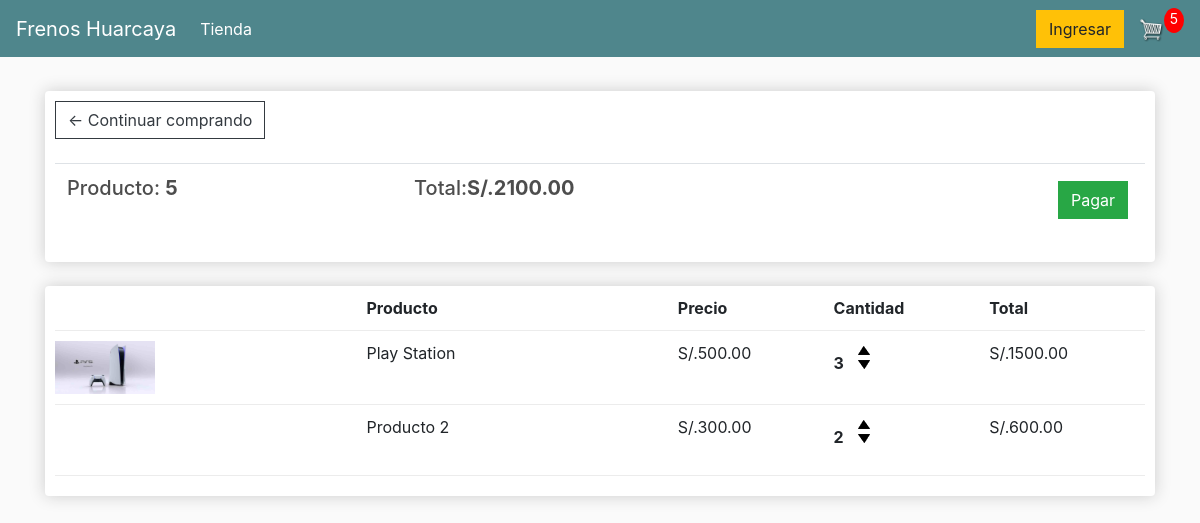
/cart/ (signed in), run on an earlier commit of the app's database.
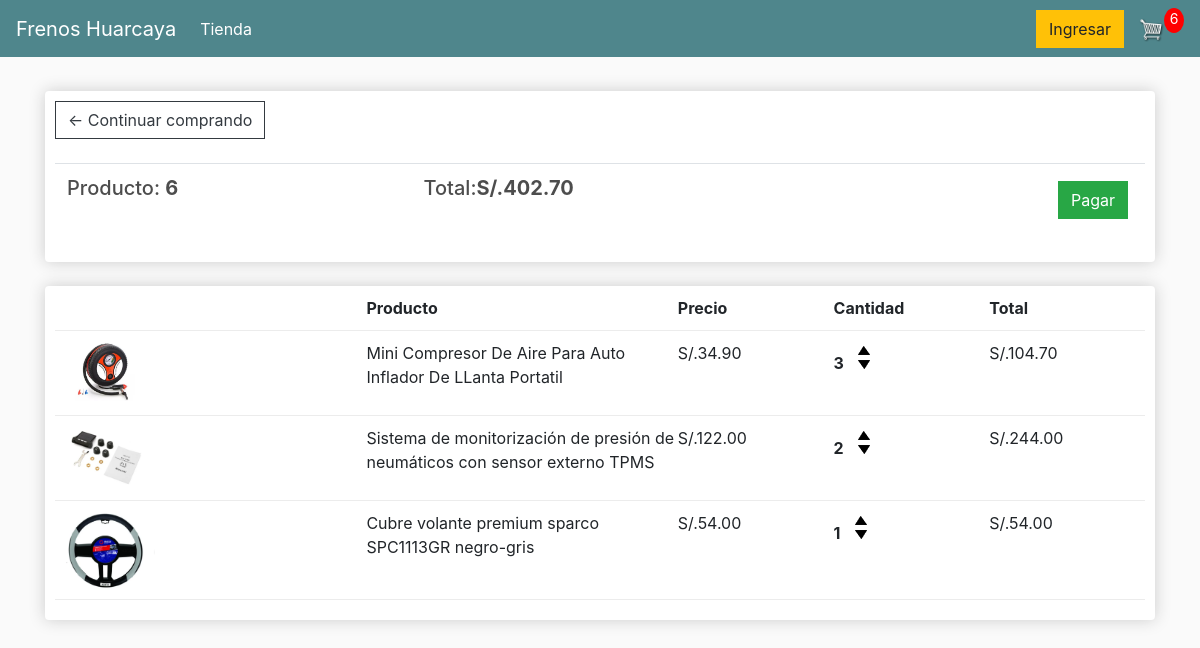
And on a later commit of the database.
### store/models.py (models this page shows, shortened)
class Order(models.Model):
	customer = models.ForeignKey(Customer, on_delete=models.SET_NULL, null=True, blank=True)
	date_ordered = models.DateTimeField(auto_now_add=True)
	complete = models.BooleanField(default=False)
	transaction_id = models.CharField(max_length=100, null=True)
	@property
	def get_cart_total(self):
		orderitems = self.orderitem_set.all()
		total = sum([item.get_total for item in orderitems])
		return total
	@property
	def get_cart_items(self):
		orderitems = self.orderitem_set.all()
		total = sum([item.quantity for item in orderitems])
		return total

class OrderItem(models.Model):
	product = models.ForeignKey(Product, on_delete=models.SET_NULL, null=True)
	order = models.ForeignKey(Order, on_delete=models.SET_NULL, null=True)
	quantity = models.IntegerField(default=0, null=True, blank=True)
	date_added = models.DateTimeField(auto_now_add=True)
	@property
	def get_total(self):
		total = self.product.price * self.quantity
		return total

class Product(models.Model):
	name = models.CharField(max_length=200)
	price = models.FloatField()
	digital = models.BooleanField(default=False,null=True, blank=True)
	image = models.ImageField(null=True, blank=True)
	@property
	def imageURL(self):
		try:
			url = self.image.url
		except:
			url = ''
		return url

### store/views.py (the view)
# urls.py: path('cart/', views.cart, name="cart"),
def cart(request):
	data = cartData(request)
	cartItems = data['cartItems']
	order = data['order']
	items = data['items']
	context = {'items':items, 'order':order, 'cartItems':cartItems}
	return render(request, 'store/cart.html', context)

### store/utils.py (called while the page is built)
def cartData(request):
	if request.user.is_authenticated:
		customer = request.user.customer
		order, created = Order.objects.get_or_create(customer=customer, complete=False)
		items = order.orderitem_set.all()
		cartItems = order.get_cart_items
	else:
		cookieData = cookieCart(request)
		cartItems = cookieData['cartItems']
		order = cookieData['order']
		items = cookieData['items']
	return {'cartItems':cartItems ,'order':order, 'items':items}

### store/templates/store/cart.html
{% extends 'store/main.html' %}
{% load static %}
{% block content %}
	<div class="row">
		<div class="col-lg-12">
			<div class="box-element">
				<a  class="btn btn-outline-dark" href="{% url 'store' %}">&#x2190; Continuar comprando</a>
				<br>
				<br>
				<table class="table">
					<tr>
						<th><h5>Producto: <strong>{{order.get_cart_items}}</strong></h5></th>
						<th><h5>Total:<strong>S/.{{order.get_cart_total|floatformat:2}}</strong></h5></th>
						<th>
							<a  style="float:right; margin:5px;" class="btn btn-success" href="{% url 'checkout' %}">Pagar</a>
						</th>
					</tr>
				</table>
			</div>
			<br>
			<div class="box-element">
				<div class="cart-row">
					<div style="flex:2"></div>
					<div style="flex:2"><strong>Producto</strong></div>
					<div style="flex:1"><strong>Precio</strong></div>
					<div style="flex:1"><strong>Cantidad</strong></div>
					<div style="flex:1"><strong>Total</strong></div>
				</div>
				{% for item in items %}
				<div class="cart-row">
					<div style="flex:2"><img class="row-image" src="{{item.product.imageURL}}"></div>
					<div style="flex:2"><p>{{item.product.name}}</p></div>
					<div style="flex:1"><p>S/.{{item.product.price|floatformat:2}}</p></div>
					<div style="flex:1">
						<p class="quantity">{{item.quantity}}</p>
						<div class="quantity">
							<img data-product="{{item.product.id}}" data-action="add" class="chg-quantity update-cart" src="{% static  'images/arrow-up.png' %}">
							<img data-product="{{item.product.id}}" data-action="remove" class="chg-quantity update-cart" src="{% static  'images/arrow-down.png' %}">
						</div>
					</div>
					<div style="flex:1"><p>S/.{{item.get_total|floatformat:2}}</p></div>
				</div>
				{% endfor %}
			</div>
		</div>
	</div>
{% endblock content %}

### store/templates/store/main.html (shortened to what this page needs)
<!DOCTYPE html>
{% load static %}
<html>
<head>
	<link rel="stylesheet" href="https://stackpath.bootstrapcdn.com/bootstrap/4.4.1/css/bootstrap.min.css">
	<link rel="stylesheet" type="text/css" href="{% static 'css/main.css' %}">
</head>
<body>
	<nav class="navbar navbar-expand-lg navbar-dark bg-dark">
	  <a class="navbar-brand" href="{% url 'store' %}">Frenos Huarcaya</a>
	  <div class="collapse navbar-collapse" id="navbarSupportedContent">
	    <ul class="navbar-nav mr-auto">
	      <li class="nav-item active">
	        <a class="nav-link" href="{% url 'store' %}">Tienda <span class="sr-only">(current)</span></a>
	      </li>
	    </ul>
	    <div class="form-inline my-2 my-lg-0">
	     	<a href="#"class="btn btn-warning">Ingresar</a>
	     	<a href="{% url 'cart' %}">
	    		<img  id="cart-icon" src="{% static 'images/cart.png' %}">
	    	</a>
	    	<p id="cart-total">{{cartItems}}</p>
	    </div>
	  </div>
	</nav>
     <div class="container">
            <br>
            {% block content %}
            {% endblock content %}
         </div>
</body>
</html>

### static/css/main.css (style rules this page uses)
body { background-color: hsl(0, 0%, 98%); }
h1,h2,h3,h4,h5,h6 { color:hsl(0, 0%, 30%); }
.box-element { box-shadow:hsl(0, 0%, 80%) 0 0 16px; background-color: #fff; border-radius: 4px; padding: 10px; }
.bg-dark { background-color: #4f868c!important; }
#cart-icon { width:25px; display: inline-block; margin-left: 15px; }
#cart-total { display: block; text-align: center; color:#fff; background-color: red; width: 20px; height: 25px; border-radius: 50%; font-size: 14px; }
.col-lg-4, .col-lg-6, .col-lg-8, .col-lg-12 { margin-top: 10px; }
.btn { border-radius: 0; }
.row-image { width: 100px; }
.cart-row { display: flex; align-items: flex-stretch; padding-bottom: 10px; margin-bottom: 10px; border-bottom: 1px solid #ececec; }
.quantity { display: inline-block; font-weight: 700; padding-right:10px; }
.chg-quantity { width: 12px; cursor: pointer; display: block; margin-top: 5px; transition:.1s; }

What changed in the data, as far as the page shows it:
changed through a linked row, Order: get_cart_items "5" → "6"; get_cart_total "2100.00" → "402.70"
changed through a linked row, OrderItem: product.imageURL: a different picture; product.name "Play Station" → "Mini Compresor De Aire Para Auto Inflador De LLanta Portatil"; product.price "500.00" → "34.90"; get_total "1500.00" → "104.70"
changed through a linked row, OrderItem: product.imageURL: picture added; product.name "Producto 2" → "Sistema de monitorización de presión de neumáticos con sensor externo TPMS"; product.price "300.00" → "122.00"; get_total "600.00" → "244.00"
added OrderItem: product.imageURL (picture), product.name "Cubre volante premium sparco SPC1113GR negro-gris", product.price "54.00", quantity "1", get_total "54.00"
Also different on the page:
{{ cartItems }}: "5" → "6"
